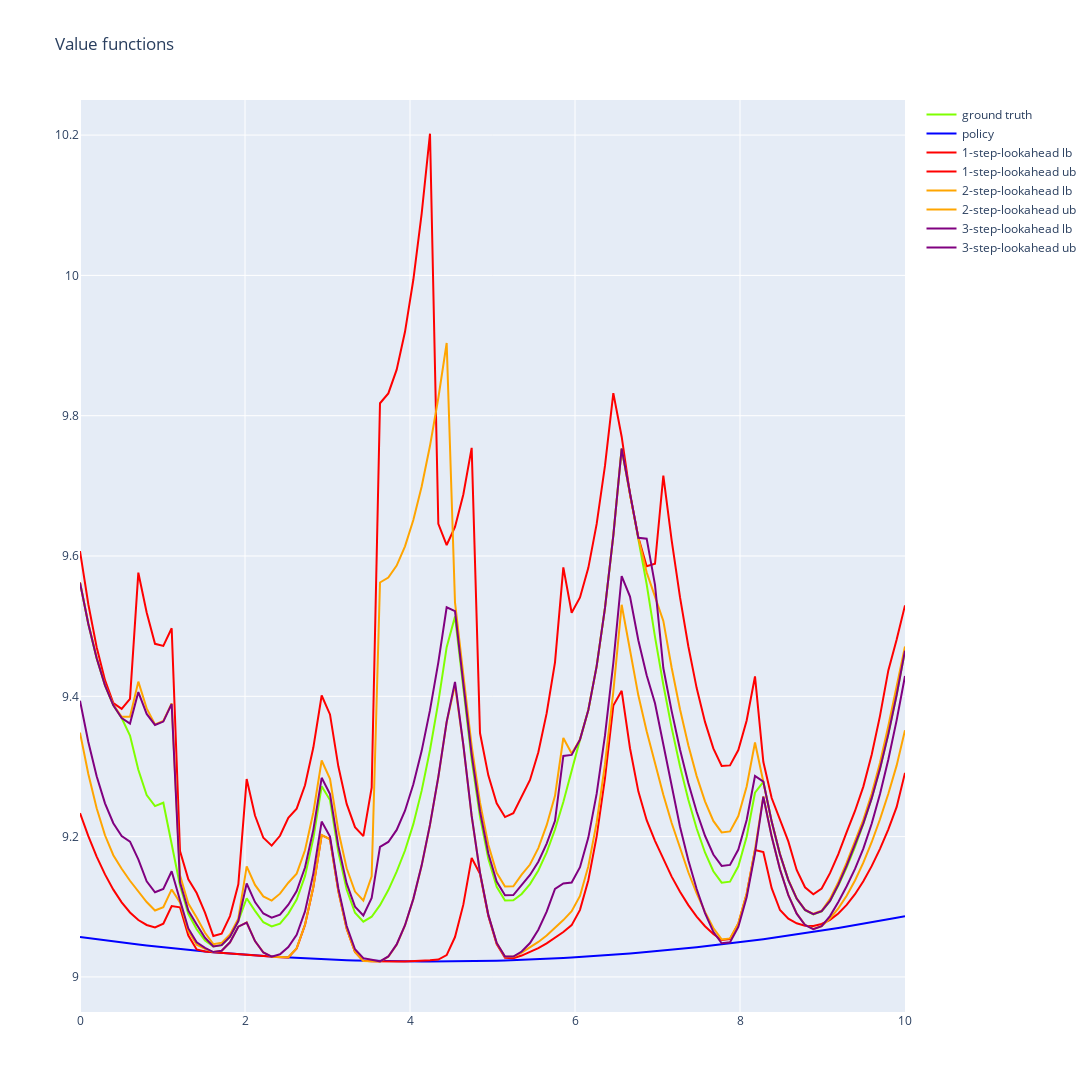

Notebook code for this chart:
### Code cell
fig.update_layout(height=1200, width=1200)
# Set x-axis and y-axis limits
# fig.update_xaxes(range=[1, 5])  # Set x-axis limits
fig.update_yaxes(range=[8.95, 10.25])   # Set y-axis limits
